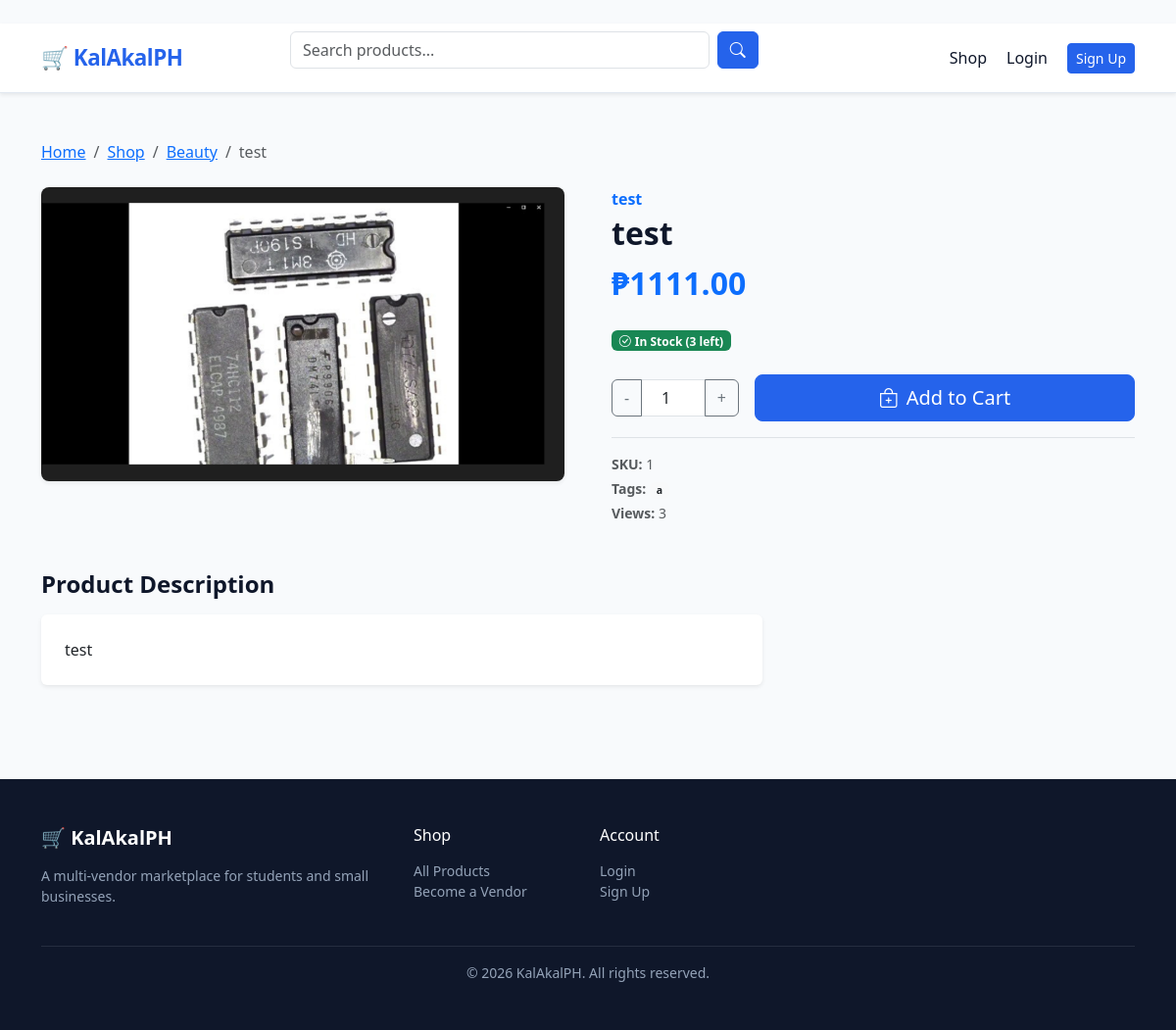
/product/test/, run on the app's committed database.
### apps/products/models.py (models this page shows, shortened)
class Product(models.Model):
    DRAFT = 'draft'
    ACTIVE = 'active'
    PAUSED = 'paused'
    SOLD_OUT = 'sold_out'
    STATUS_CHOICES = [
        (DRAFT, 'Draft'), (ACTIVE, 'Active'),
        (PAUSED, 'Paused'), (SOLD_OUT, 'Sold Out'),
    ]
    PHYSICAL = 'physical'
    DIGITAL = 'digital'
    SERVICE = 'service'
    TYPE_CHOICES = [
        (PHYSICAL, 'Physical'), (DIGITAL, 'Digital'), (SERVICE, 'Service'),
    ]
    store = models.ForeignKey('vendors.Store', on_delete=models.CASCADE, related_name='products')
    category = models.ForeignKey(Category, on_delete=models.SET_NULL, null=True, related_name='products')
    name = models.CharField(max_length=255)
    slug = models.SlugField(unique=True, blank=True)
    description = models.TextField()
    product_type = models.CharField(max_length=10, choices=TYPE_CHOICES, default=PHYSICAL)
    status = models.CharField(max_length=10, choices=STATUS_CHOICES, default=DRAFT)
    price = models.DecimalField(max_digits=10, decimal_places=2)
    compare_at_price = models.DecimalField(max_digits=10, decimal_places=2, null=True, blank=True)
    cost_per_item = models.DecimalField(max_digits=10, decimal_places=2, null=True, blank=True)
    sku = models.CharField(max_length=100, blank=True)
    stock = models.PositiveIntegerField(default=0)
    track_inventory = models.BooleanField(default=True)
    weight = models.DecimalField(max_digits=6, decimal_places=2, null=True, blank=True)
    digital_file = models.FileField(upload_to='digital_products/', blank=True, null=True)
    tags = TaggableManager(blank=True)
    meta_title = models.CharField(max_length=255, blank=True)
    meta_description = models.TextField(blank=True)
    views = models.PositiveIntegerField(default=0)
    sales_count = models.PositiveIntegerField(default=0)
    rating = models.DecimalField(max_digits=3, decimal_places=2, default=0)
    review_count = models.PositiveIntegerField(default=0)
    is_featured = models.BooleanField(default=False)
    created_at = models.DateTimeField(auto_now_add=True)
    updated_at = models.DateTimeField(auto_now=True)
    class Meta:
        ordering = ['-created_at']
    @property
    def is_in_stock(self):
        if not self.track_inventory:
            return True
        return self.stock > 0
    @property
    def discount_percentage(self):
        if self.compare_at_price and self.compare_at_price > self.price:
            return int(((self.compare_at_price - self.price) / self.compare_at_price) * 100)
        return 0

class Category(MPTTModel):
    name = models.CharField(max_length=100)
    slug = models.SlugField(unique=True)
    icon = models.CharField(max_length=50, blank=True, help_text='Bootstrap icon class')
    parent = TreeForeignKey('self', on_delete=models.CASCADE, null=True, blank=True, related_name='children')
    image = models.ImageField(upload_to='categories/', blank=True, null=True)
    is_active = models.BooleanField(default=True)
    order = models.PositiveIntegerField(default=0)
    class MPTTMeta:
        order_insertion_by = ['name']
    class Meta:
        verbose_name_plural = 'categories'

class ProductImage(models.Model):
    product = models.ForeignKey(Product, on_delete=models.CASCADE, related_name='images')
    image = models.ImageField(upload_to='products/')
    alt_text = models.CharField(max_length=255, blank=True)
    is_primary = models.BooleanField(default=False)
    order = models.PositiveIntegerField(default=0)
    class Meta:
        ordering = ['order']

### apps/vendors/models.py (models this page shows, shortened)
class Store(models.Model):
    PENDING = 'pending'
    APPROVED = 'approved'
    REJECTED = 'rejected'
    SUSPENDED = 'suspended'
    STATUS_CHOICES = [
        (PENDING, 'Pending'), (APPROVED, 'Approved'),
        (REJECTED, 'Rejected'), (SUSPENDED, 'Suspended'),
    ]
    owner = models.OneToOneField(settings.AUTH_USER_MODEL, on_delete=models.CASCADE, related_name='store')
    name = models.CharField(max_length=255)
    slug = models.SlugField(unique=True, blank=True)
    description = models.TextField(blank=True)
    logo = models.ImageField(upload_to='store_logos/', blank=True, null=True)
    banner = models.ImageField(upload_to='store_banners/', blank=True, null=True)
    status = models.CharField(max_length=10, choices=STATUS_CHOICES, default=PENDING)
    is_student = models.BooleanField(default=False)
    school = models.CharField(max_length=255, blank=True)
    rating = models.DecimalField(max_digits=3, decimal_places=2, default=0)
    total_sales = models.PositiveIntegerField(default=0)
    created_at = models.DateTimeField(auto_now_add=True)
    updated_at = models.DateTimeField(auto_now=True)

### apps/products/views.py (the view)
# urls.py: path('product/<slug:slug>/', views.product_detail, name='product_detail'),
def product_detail(request, slug):
    product = get_object_or_404(
        Product.objects.select_related('store', 'category').prefetch_related('images', 'variants', 'reviews'),
        slug=slug, status='active'
    )
    Product.objects.filter(pk=product.pk).update(views=product.views + 1)
    related = Product.objects.filter(
        category=product.category, status='active'
    ).exclude(pk=product.pk).prefetch_related('images')[:4]
    in_wishlist = False
    if request.user.is_authenticated:
        in_wishlist = Wishlist.objects.filter(user=request.user, product=product).exists()
    context = {
        'product': product,
        'related_products': related,
        'in_wishlist': in_wishlist,
        'reviews': product.reviews.filter(is_approved=True).select_related('reviewer')[:10],
    }
    return render(request, 'products/detail.html', context)

### apps/orders/context_processors.py (called while the page is built)
def cart_context(request):
    cart_count = 0
    try:
        if request.user.is_authenticated:
            cart = Cart.objects.filter(user=request.user).first()
        else:
            session_key = request.session.session_key
            cart = Cart.objects.filter(session_key=session_key, user__isnull=True).first() if session_key else None
        if cart:
            cart_count = cart.item_count
    except Exception:
        pass
    return {'cart_count': cart_count}

### templates/products/detail.html (shortened to what this page needs)
﻿{% extends "base.html" %}
{% block content %}
<div class="container py-5">
  <nav aria-label="breadcrumb" class="mb-4">
    <ol class="breadcrumb">
      <li class="breadcrumb-item"><a href="/">Home</a></li>
      <li class="breadcrumb-item"><a href="{% url 'products:list' %}">Shop</a></li>
      {% if product.category %}
      <li class="breadcrumb-item"><a href="{% url 'products:list' %}?category={{ product.category.slug }}">{{ product.category.name }}</a></li>
      {% endif %}
      <li class="breadcrumb-item active">{{ product.name }}</li>
    </ol>
  </nav>
  <div class="row g-5">
    <div class="col-lg-6">
      {% with product.images.first as main_img %}
      {% if main_img %}
        <img src="{{ main_img.image.url }}" class="img-fluid rounded-3 shadow-sm w-100" style="max-height:450px;object-fit:cover;" alt="{{ product.name }}">
      {% else %}
        <div class="bg-light rounded-3 d-flex align-items-center justify-content-center" style="height:450px;font-size:5rem;">📦</div>
      {% endif %}
      {% endwith %}
    </div>
    <div class="col-lg-6">
      <p class="text-muted mb-1">
        <a href="{% url 'vendors:store_detail' product.store.slug %}" class="text-decoration-none text-primary fw-semibold">{{ product.store.name }}</a>
      </p>
      <h1 class="fw-bold fs-2 mb-2">{{ product.name }}</h1>
      <div class="mb-4">
        <span class="fs-2 fw-bold text-primary">₱{{ product.price }}</span>
      </div>
      <div class="mb-4">
        {% if product.is_in_stock %}
          <span class="badge bg-success"><i class="bi bi-check-circle me-1"></i>In Stock ({{ product.stock }} left)</span>
        {% else %}
          <span class="badge bg-danger"><i class="bi bi-x-circle me-1"></i>Out of Stock</span>
        {% endif %}
      </div>
      {% if product.is_in_stock %}
      <form method="post" action="{% url 'orders:add_to_cart' product.pk %}">
        <div class="d-flex gap-3 align-items-center mb-3">
          <div class="input-group" style="width:130px;">
            <button class="btn btn-outline-secondary" type="button" onclick="this.nextElementSibling.stepDown()">-</button>
            <input type="number" name="quantity" class="form-control text-center" value="1" min="1" max="{{ product.stock }}">
            <button class="btn btn-outline-secondary" type="button" onclick="this.previousElementSibling.stepUp()">+</button>
          </div>
          <button type="submit" class="btn btn-primary btn-lg flex-grow-1">
            <i class="bi bi-bag-plus me-2"></i>Add to Cart
          </button>
        </div>
      </form>
      {% endif %}
      <div class="border-top pt-3 text-muted small">
        {% if product.sku %}<p class="mb-1"><strong>SKU:</strong> {{ product.sku }}</p>{% endif %}
        {% if product.tags.exists %}<p class="mb-1"><strong>Tags:</strong> {% for tag in product.tags.all %}<a href="{% url 'products:list' %}?q={{ tag.name }}" class="badge bg-light text-dark text-decoration-none me-1">{{ tag.name }}</a>{% endfor %}</p>{% endif %}
        <p class="mb-0"><strong>Views:</strong> {{ product.views }}</p>
      </div>
    </div>
  </div>
  <div class="row mt-5">
    <div class="col-lg-8">
      <h4 class="fw-bold mb-3">Product Description</h4>
      <div class="card border-0 shadow-sm p-4">
        <p class="mb-0" style="white-space: pre-line;">{{ product.description }}</p>
      </div>
    </div>
  </div>
</div>
{% endblock %}

### templates/base.html (style rules this page uses)
:root { --primary: #2563eb; --primary-dark: #1d4ed8; --accent: #f59e0b; --surface: #f8fafc; --text: #0f172a; --muted: #64748b; --border: #e2e8f0; }
body { background: var(--surface); color: var(--text); font-family: 'Segoe UI', system-ui, sans-serif; }
.btn-primary { background: var(--primary); border-color: var(--primary); }

### data on the page
Product: category.name "Beauty", name "test", store.name "test", price "1111.00", stock "3", sku "1", views "3", description "test"
ProductImage: image (picture)
Tag: name "a"
